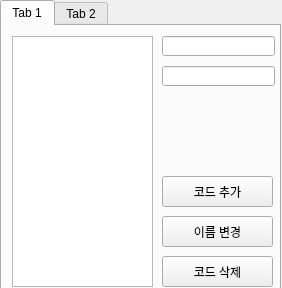
<?xml version="1.0" encoding="UTF-8"?>
<ui version="4.0">
 <class>Dialog</class>
 <widget class="QDialog" name="Dialog">
  <property name="geometry">
   <rect>
    <x>0</x>
    <y>0</y>
    <width>282</width>
    <height>288</height>
   </rect>
  </property>
  <property name="windowTitle">
   <string>Dialog</string>
  </property>
  <widget class="QTabWidget" name="tabWidget">
   <property name="geometry">
    <rect>
     <x>0</x>
     <y>0</y>
     <width>281</width>
     <height>291</height>
    </rect>
   </property>
   <property name="currentIndex">
    <number>0</number>
   </property>
   <widget class="QWidget" name="sys_tab">
    <attribute name="title">
     <string>Tab 1</string>
    </attribute>
    <widget class="QListWidget" name="sys_listWgt">
     <property name="geometry">
      <rect>
       <x>10</x>
       <y>10</y>
       <width>141</width>
       <height>251</height>
      </rect>
     </property>
    </widget>
    <widget class="QLineEdit" name="sys_code_le">
     <property name="geometry">
      <rect>
       <x>160</x>
       <y>10</y>
       <width>113</width>
       <height>20</height>
      </rect>
     </property>
    </widget>
    <widget class="QLineEdit" name="sys_name_le">
     <property name="geometry">
      <rect>
       <x>160</x>
       <y>40</y>
       <width>113</width>
       <height>20</height>
      </rect>
     </property>
    </widget>
    <widget class="QToolButton" name="sys_upd_btn">
     <property name="geometry">
      <rect>
       <x>160</x>
       <y>190</y>
       <width>111</width>
       <height>31</height>
      </rect>
     </property>
     <property name="text">
      <string>이름 변경</string>
     </property>
    </widget>
    <widget class="QToolButton" name="sys_ins_btn">
     <property name="geometry">
      <rect>
       <x>160</x>
       <y>150</y>
       <width>111</width>
       <height>31</height>
      </rect>
     </property>
     <property name="text">
      <string>코드 추가</string>
     </property>
    </widget>
    <widget class="QToolButton" name="sys_del_btn">
     <property name="geometry">
      <rect>
       <x>160</x>
       <y>230</y>
       <width>111</width>
       <height>31</height>
      </rect>
     </property>
     <property name="text">
      <string>코드 삭제</string>
     </property>
    </widget>
   </widget>
   <widget class="QWidget" name="gb_tab">
    <attribute name="title">
     <string>Tab 2</string>
    </attribute>
    <widget class="QToolButton" name="gb_ins_btn">
     <property name="geometry">
      <rect>
       <x>160</x>
       <y>150</y>
       <width>111</width>
       <height>31</height>
      </rect>
     </property>
     <property name="text">
      <string>코드 추가</string>
     </property>
    </widget>
    <widget class="QLineEdit" name="gb_name_le">
     <property name="geometry">
      <rect>
       <x>160</x>
       <y>40</y>
       <width>113</width>
       <height>20</height>
      </rect>
     </property>
    </widget>
    <widget class="QToolButton" name="gb_del_btn">
     <property name="geometry">
      <rect>
       <x>160</x>
       <y>230</y>
       <width>111</width>
       <height>31</height>
      </rect>
     </property>
     <property name="text">
      <string>코드 삭제</string>
     </property>
    </widget>
    <widget class="QLineEdit" name="gb_code_le">
     <property name="geometry">
      <rect>
       <x>160</x>
       <y>10</y>
       <width>113</width>
       <height>20</height>
      </rect>
     </property>
    </widget>
    <widget class="QToolButton" name="gb_upd_btn">
     <property name="geometry">
      <rect>
       <x>160</x>
       <y>190</y>
       <width>111</width>
       <height>31</height>
      </rect>
     </property>
     <property name="text">
      <string>이름 변경</string>
     </property>
    </widget>
    <widget class="QListWidget" name="gb_listWgt">
     <property name="geometry">
      <rect>
       <x>10</x>
       <y>10</y>
       <width>141</width>
       <height>251</height>
      </rect>
     </property>
    </widget>
   </widget>
  </widget>
 </widget>
 <resources/>
 <connections/>
</ui>
